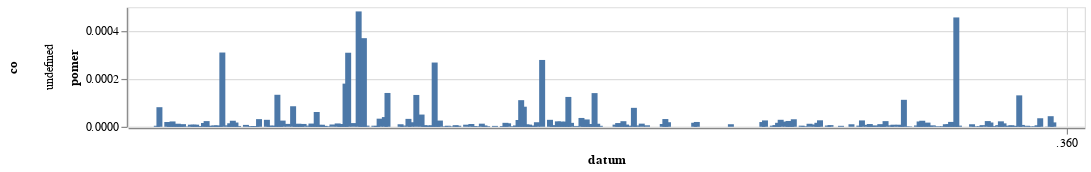

The notebook cell this image was saved under:
### Code cell
graf(podil_vyskytu_behem_roku(r"(?i)sex","sex").filter(pl.col("pocet_slov") > 10000))

### Figure 1 — Vega-Lite specification as saved in the notebook (floating-point values rounded to 4 significant figures; data arrays with more than 128 entries replaced by an {"elided": "..."} marker saying what was removed)
{"config": {"view": {"continuousWidth": 300, "continuousHeight": 300}}, "data": {"name": "data-b5f7bc885bef4d001c79b5342e0acb32"}, "mark": {"type": "bar"}, "encoding": {"row": {"field": "co", "type": "nominal"}, "x": {"field": "datum", "type": "temporal"}, "y": {"field": "pomer", "type": "quantitative"}}, "height": 100, "width": 800, "$schema": "https://vega.github.io/schema/vega-lite/v5.8.0.json", "datasets": {"data-b5f7bc885bef4d001c79b5342e0acb32": {"elided": "346 records"}}}
